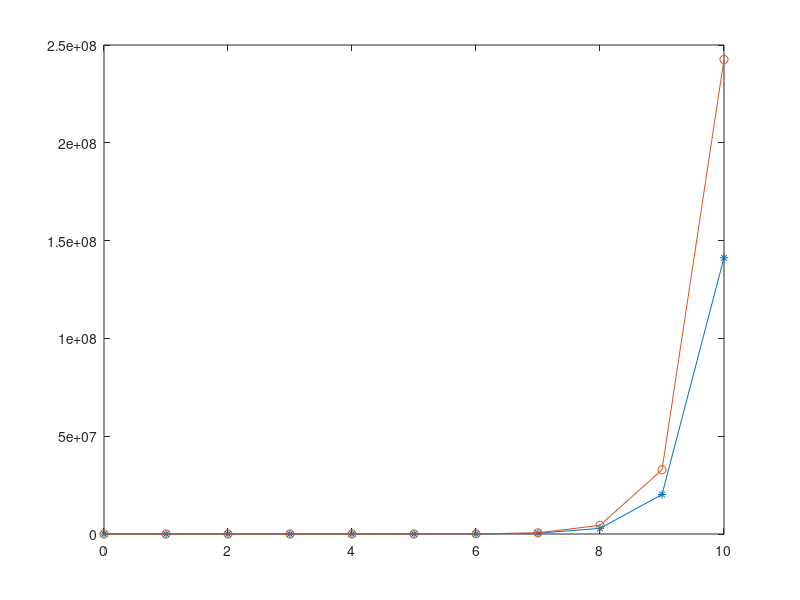

This chart was generated by the following MATLAB code:
% code RK4 method for u' = f(t,u)

f =@(t,u) 2*u;

t0 = 0;
tfinal = 10;
N = 10;
h = (tfinal-t0)/N;

t = t0:h:tfinal;
u = zeros(N+1,1);
u(1) = 0.5;

for i = 2:N+1
    b1 = 1/6;
    b2 = 2/6;
    b3 = 2/6;
    b4 = 1/6;
    k1 = f(t(i-1),u(i-1));
    k2 = f(t(i-1)+1/2*h,u(i-1)+h*1/2*k1);
    k3 = f(t(i-1)+1/2*h,u(i-1)+h*1/2*k2);
    k4 = f(t(i-1)+1*h, u(i-1)+h*1*k3);
    u(i) = u(i-1) + h*( b1*k1 + b2*k2 + b3*k3 + b4*k4);
end

uexact =@(t) u(1)*exp(2*t);
uexact_vec = uexact(t);

figure(1);
plot(t,u,'*-',t,uexact_vec,'o-')

